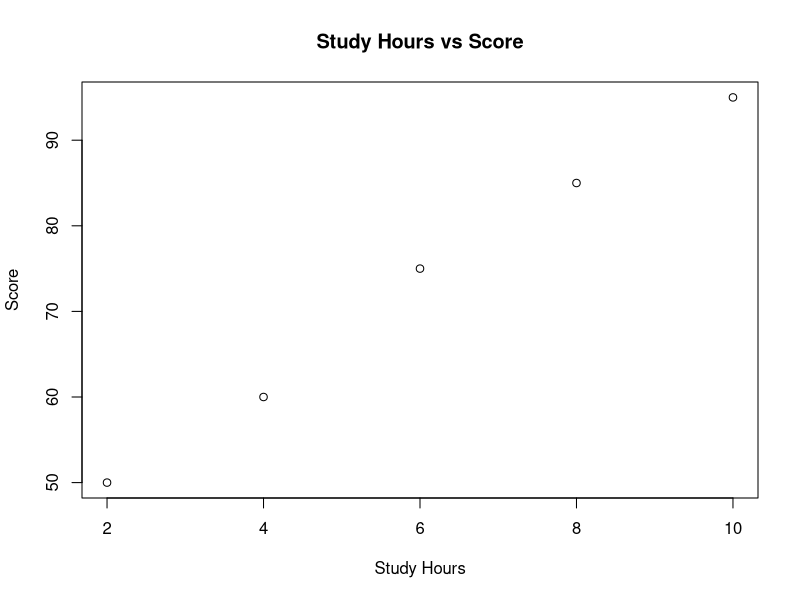
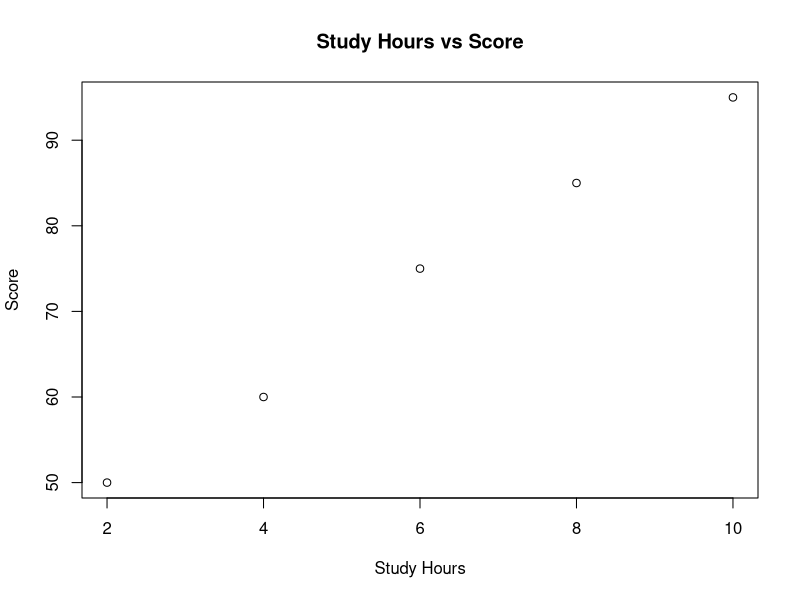

Source code (R) for these figures, in order:
# Install package (only once)
install.packages("readxl")

# Load package
library(readxl)

# Read Excel file
data <- read_excel("students.xlsx")
print(data)

# Check for missing values
colSums(is.na(data))

# Remove missing values
data_clean <- na.omit(data)
data_clean

# Summary statistics
summary(data_clean)

# Plot study hours vs score
plot(data_clean$Study_Hours, data_clean$Score,
     main = "Study Hours vs Score",
     xlab = "Study Hours",
     ylab = "Score")

# Build a simple linear model
model <- lm(Score ~ Study_Hours, data = data_clean)
summary(model)

# Predict score for a new student
new_student <- data.frame(Study_Hours = 7)
predict(model, new_student)


# Save plot as image
png("output_plot.png")
plot(data_clean$Study_Hours, data_clean$Score,
     main = "Study Hours vs Score",
     xlab = "Study Hours",
     ylab = "Score")
dev.off()